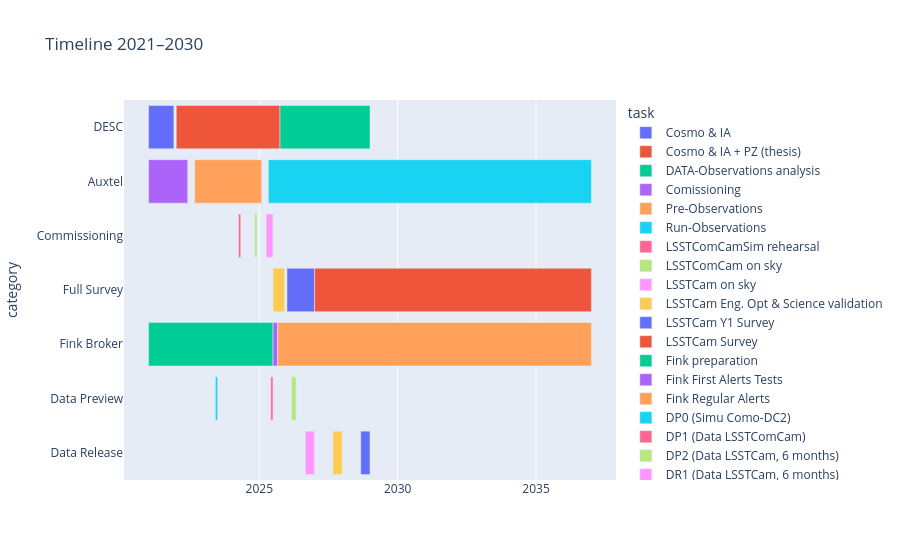

Write notebook code for a chart like this one.
### Code cell
import plotly.express as px

fig = px.timeline(df_timeline, x_start="start", x_end="end", y="category", color="task", title="Timeline 2021–2030")
fig.update_yaxes(autorange="reversed")  # Pour avoir Auxtel en haut
fig.show()

### Figure 1 — Plotly figure (JSON) as saved in the notebook; plotly's stock layout.template omitted (floating-point values rounded to 4 significant figures)
{"data": [{"base": ["2021-01-01T00:00:00.000000000"], "hovertemplate": "task=Cosmo & IA<br>start=%{base}<br>end=%{x}<br>category=%{y}<extra></extra>", "legendgroup": "Cosmo & IA", "marker": {"color": "#636efa", "pattern": {"shape": ""}}, "name": "Cosmo & IA", "orientation": "h", "showlegend": true, "textposition": "auto", "type": "bar", "x": [28857600000], "xaxis": "x", "y": ["DESC"], "yaxis": "y"}, {"base": ["2022-01-01T00:00:00.000000000"], "hovertemplate": "task=Cosmo & IA + PZ (thesis)<br>start=%{base}<br>end=%{x}<br>category=%{y}<extra></extra>", "legendgroup": "Cosmo & IA + PZ (thesis)", "marker": {"color": "#EF553B", "pattern": {"shape": ""}}, "name": "Cosmo & IA + PZ (thesis)", "orientation": "h", "showlegend": true, "textposition": "auto", "type": "bar", "x": [118281600000], "xaxis": "x", "y": ["DESC"], "yaxis": "y"}, {"base": ["2025-10-01T00:00:00.000000000"], "hovertemplate": "task=DATA-Observations analysis <br>start=%{base}<br>end=%{x}<br>category=%{y}<extra></extra>", "legendgroup": "DATA-Observations analysis ", "marker": {"color": "#00cc96", "pattern": {"shape": ""}}, "name": "DATA-Observations analysis ", "orientation": "h", "showlegend": true, "textposition": "auto", "type": "bar", "x": [102643200000], "xaxis": "x", "y": ["DESC"], "yaxis": "y"}, {"base": ["2021-01-01T00:00:00.000000000"], "hovertemplate": "task=Comissioning<br>start=%{base}<br>end=%{x}<br>category=%{y}<extra></extra>", "legendgroup": "Comissioning", "marker": {"color": "#ab63fa", "pattern": {"shape": ""}}, "name": "Comissioning", "orientation": "h", "showlegend": true, "textposition": "auto", "type": "bar", "x": [44582400000], "xaxis": "x", "y": ["Auxtel"], "yaxis": "y"}, {"base": ["2022-09-01T00:00:00.000000000"], "hovertemplate": "task=Pre-Observations<br>start=%{base}<br>end=%{x}<br>category=%{y}<extra></extra>", "legendgroup": "Pre-Observations", "marker": {"color": "#FFA15A", "pattern": {"shape": ""}}, "name": "Pre-Observations", "orientation": "h", "showlegend": true, "textposition": "auto", "type": "bar", "x": [76377600000], "xaxis": "x", "y": ["Auxtel"], "yaxis": "y"}, {"base": ["2025-05-01T00:00:00.000000000"], "hovertemplate": "task=Run-Observations<br>start=%{base}<br>end=%{x}<br>category=%{y}<extra></extra>", "legendgroup": "Run-Observations", "marker": {"color": "#19d3f3", "pattern": {"shape": ""}}, "name": "Run-Observations", "orientation": "h", "showlegend": true, "textposition": "auto", "type": "bar", "x": [368323200000], "xaxis": "x", "y": ["Auxtel"], "yaxis": "y"}, {"base": ["2024-04-01T00:00:00.000000000"], "hovertemplate": "task=LSSTComCamSim rehearsal<br>start=%{base}<br>end=%{x}<br>category=%{y}<extra></extra>", "legendgroup": "LSSTComCamSim rehearsal", "marker": {"color": "#FF6692", "pattern": {"shape": ""}}, "name": "LSSTComCamSim rehearsal", "orientation": "h", "showlegend": true, "textposition": "auto", "type": "bar", "x": [2592000000], "xaxis": "x", "y": ["Commissioning"], "yaxis": "y"}, {"base": ["2024-11-01T00:00:00.000000000"], "hovertemplate": "task=LSSTComCam on sky<br>start=%{base}<br>end=%{x}<br>category=%{y}<extra></extra>", "legendgroup": "LSSTComCam on sky", "marker": {"color": "#B6E880", "pattern": {"shape": ""}}, "name": "LSSTComCam on sky", "orientation": "h", "showlegend": true, "textposition": "auto", "type": "bar", "x": [2592000000], "xaxis": "x", "y": ["Commissioning"], "yaxis": "y"}, {"base": ["2025-04-01T00:00:00.000000000"], "hovertemplate": "task=LSSTCam on sky<br>start=%{base}<br>end=%{x}<br>category=%{y}<extra></extra>", "legendgroup": "LSSTCam on sky", "marker": {"color": "#FF97FF", "pattern": {"shape": ""}}, "name": "LSSTCam on sky", "orientation": "h", "showlegend": true, "textposition": "auto", "type": "bar", "x": [7862400000], "xaxis": "x", "y": ["Commissioning"], "yaxis": "y"}, {"base": ["2025-07-01T00:00:00.000000000"], "hovertemplate": "task=LSSTCam Eng. Opt & Science validation<br>start=%{base}<br>end=%{x}<br>category=%{y}<extra></extra>", "legendgroup": "LSSTCam Eng. Opt & Science validation", "marker": {"color": "#FECB52", "pattern": {"shape": ""}}, "name": "LSSTCam Eng. Opt & Science validation", "orientation": "h", "showlegend": true, "textposition": "auto", "type": "bar", "x": [13219200000], "xaxis": "x", "y": ["Full Survey"], "yaxis": "y"}, {"base": ["2026-01-01T00:00:00.000000000"], "hovertemplate": "task=LSSTCam Y1 Survey<br>start=%{base}<br>end=%{x}<br>category=%{y}<extra></extra>", "legendgroup": "LSSTCam Y1 Survey", "marker": {"color": "#636efa", "pattern": {"shape": ""}}, "name": "LSSTCam Y1 Survey", "orientation": "h", "showlegend": true, "textposition": "auto", "type": "bar", "x": [31536000000], "xaxis": "x", "y": ["Full Survey"], "yaxis": "y"}, {"base": ["2027-01-01T00:00:00.000000000"], "hovertemplate": "task=LSSTCam Survey<br>start=%{base}<br>end=%{x}<br>category=%{y}<extra></extra>", "legendgroup": "LSSTCam Survey", "marker": {"color": "#EF553B", "pattern": {"shape": ""}}, "name": "LSSTCam Survey", "orientation": "h", "showlegend": true, "textposition": "auto", "type": "bar", "x": [315619200000], "xaxis": "x", "y": ["Full Survey"], "yaxis": "y"}, {"base": ["2021-01-01T00:00:00.000000000"], "hovertemplate": "task=Fink preparation<br>start=%{base}<br>end=%{x}<br>category=%{y}<extra></extra>", "legendgroup": "Fink preparation", "marker": {"color": "#00cc96", "pattern": {"shape": ""}}, "name": "Fink preparation", "orientation": "h", "showlegend": true, "textposition": "auto", "type": "bar", "x": [141868800000], "xaxis": "x", "y": ["Fink Broker"], "yaxis": "y"}, {"base": ["2025-07-01T00:00:00.000000000"], "hovertemplate": "task=Fink First Alerts Tests<br>start=%{base}<br>end=%{x}<br>category=%{y}<extra></extra>", "legendgroup": "Fink First Alerts Tests", "marker": {"color": "#ab63fa", "pattern": {"shape": ""}}, "name": "Fink First Alerts Tests", "orientation": "h", "showlegend": true, "textposition": "auto", "type": "bar", "x": [5356800000], "xaxis": "x", "y": ["Fink Broker"], "yaxis": "y"}, {"base": ["2025-09-01T00:00:00.000000000"], "hovertemplate": "task=Fink Regular Alerts<br>start=%{base}<br>end=%{x}<br>category=%{y}<extra></extra>", "legendgroup": "Fink Regular Alerts", "marker": {"color": "#FFA15A", "pattern": {"shape": ""}}, "name": "Fink Regular Alerts", "orientation": "h", "showlegend": true, "textposition": "auto", "type": "bar", "x": [357696000000], "xaxis": "x", "y": ["Fink Broker"], "yaxis": "y"}, {"base": ["2023-06-01T00:00:00.000000000"], "hovertemplate": "task=DP0 (Simu Como-DC2)<br>start=%{base}<br>end=%{x}<br>category=%{y}<extra></extra>", "legendgroup": "DP0 (Simu Como-DC2)", "marker": {"color": "#19d3f3", "pattern": {"shape": ""}}, "name": "DP0 (Simu Como-DC2)", "orientation": "h", "showlegend": true, "textposition": "auto", "type": "bar", "x": [2592000000], "xaxis": "x", "y": ["Data Preview"], "yaxis": "y"}, {"base": ["2025-06-01T00:00:00.000000000"], "hovertemplate": "task=DP1 (Data LSSTComCam)<br>start=%{base}<br>end=%{x}<br>category=%{y}<extra></extra>", "legendgroup": "DP1 (Data LSSTComCam)", "marker": {"color": "#FF6692", "pattern": {"shape": ""}}, "name": "DP1 (Data LSSTComCam)", "orientation": "h", "showlegend": true, "textposition": "auto", "type": "bar", "x": [2592000000], "xaxis": "x", "y": ["Data Preview"], "yaxis": "y"}, {"base": ["2026-03-01T00:00:00.000000000"], "hovertemplate": "task=DP2 (Data LSSTCam, 6 months)<br>start=%{base}<br>end=%{x}<br>category=%{y}<extra></extra>", "legendgroup": "DP2 (Data LSSTCam, 6 months)", "marker": {"color": "#B6E880", "pattern": {"shape": ""}}, "name": "DP2 (Data LSSTCam, 6 months)", "orientation": "h", "showlegend": true, "textposition": "auto", "type": "bar", "x": [5270400000], "xaxis": "x", "y": ["Data Preview"], "yaxis": "y"}, {"base": ["2026-09-01T00:00:00.000000000"], "hovertemplate": "task=DR1 (Data LSSTCam, 6 months) <br>start=%{base}<br>end=%{x}<br>category=%{y}<extra></extra>", "legendgroup": "DR1 (Data LSSTCam, 6 months) ", "marker": {"color": "#FF97FF", "pattern": {"shape": ""}}, "name": "DR1 (Data LSSTCam, 6 months) ", "orientation": "h", "showlegend": true, "textposition": "auto", "type": "bar", "x": [10540800000], "xaxis": "x", "y": ["Data Release"], "yaxis": "y"}, {"base": ["2027-09-01T00:00:00.000000000"], "hovertemplate": "task=DR2 (Data LSSTCam)<br>start=%{base}<br>end=%{x}<br>category=%{y}<extra></extra>", "legendgroup": "DR2 (Data LSSTCam)", "marker": {"color": "#FECB52", "pattern": {"shape": ""}}, "name": "DR2 (Data LSSTCam)", "orientation": "h", "showlegend": true, "textposition": "auto", "type": "bar", "x": [10540800000], "xaxis": "x", "y": ["Data Release"], "yaxis": "y"}, {"base": ["2028-09-01T00:00:00.000000000"], "hovertemplate": "task=DR3 (Data LSSTCam)<br>start=%{base}<br>end=%{x}<br>category=%{y}<extra></extra>", "legendgroup": "DR3 (Data LSSTCam)", "marker": {"color": "#636efa", "pattern": {"shape": ""}}, "name": "DR3 (Data LSSTCam)", "orientation": "h", "showlegend": true, "textposition": "auto", "type": "bar", "x": [10540800000], "xaxis": "x", "y": ["Data Release"], "yaxis": "y"}], "layout": {"barmode": "overlay", "legend": {"title": {"text": "task"}, "tracegroupgap": 0}, "title": {"text": "Timeline 2021–2030"}, "xaxis": {"anchor": "y", "domain": [0, 1], "type": "date"}, "yaxis": {"anchor": "x", "autorange": "reversed", "domain": [0, 1], "title": {"text": "category"}}}}
